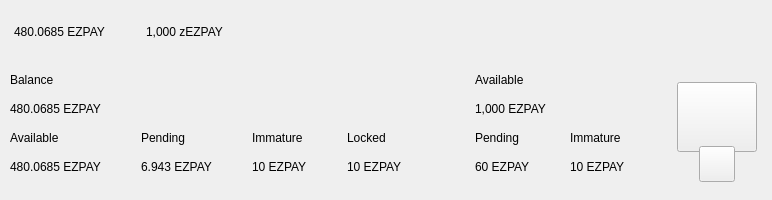
<?xml version="1.0" encoding="UTF-8"?>
<ui version="4.0">
 <class>TopBar</class>
 <widget class="QWidget" name="TopBar">
  <property name="geometry">
   <rect>
    <x>0</x>
    <y>0</y>
    <width>772</width>
    <height>200</height>
   </rect>
  </property>
  <property name="minimumSize">
   <size>
    <width>0</width>
    <height>200</height>
   </size>
  </property>
  <property name="maximumSize">
   <size>
    <width>16777215</width>
    <height>200</height>
   </size>
  </property>
  <property name="windowTitle">
   <string>Form</string>
  </property>
  <layout class="QVBoxLayout" name="verticalLayout_10" stretch="0">
   <property name="spacing">
    <number>0</number>
   </property>
   <property name="leftMargin">
    <number>0</number>
   </property>
   <property name="topMargin">
    <number>0</number>
   </property>
   <property name="rightMargin">
    <number>0</number>
   </property>
   <property name="bottomMargin">
    <number>0</number>
   </property>
   <item>
    <widget class="PFBorderImage" name="containerTop">
     <layout class="QVBoxLayout" name="verticalLayout_11">
      <property name="spacing">
       <number>0</number>
      </property>
      <property name="leftMargin">
       <number>0</number>
      </property>
      <property name="topMargin">
       <number>0</number>
      </property>
      <property name="rightMargin">
       <number>0</number>
      </property>
      <property name="bottomMargin">
       <number>0</number>
      </property>
      <item>
       <widget class="QWidget" name="top_container_2" native="true">
        <property name="minimumSize">
         <size>
          <width>0</width>
          <height>65</height>
         </size>
        </property>
        <layout class="QHBoxLayout" name="top_container">
         <property name="spacing">
          <number>0</number>
         </property>
         <property name="leftMargin">
          <number>14</number>
         </property>
         <property name="topMargin">
          <number>0</number>
         </property>
         <property name="rightMargin">
          <number>14</number>
         </property>
         <property name="bottomMargin">
          <number>0</number>
         </property>
         <item alignment="Qt::AlignVCenter">
          <widget class="QWidget" name="widgetTopAmount" native="true">
           <property name="sizePolicy">
            <sizepolicy hsizetype="Preferred" vsizetype="Maximum">
             <horstretch>0</horstretch>
             <verstretch>0</verstretch>
            </sizepolicy>
           </property>
           <layout class="QHBoxLayout" name="horizontalLayout_5">
            <property name="spacing">
             <number>0</number>
            </property>
            <property name="leftMargin">
             <number>0</number>
            </property>
            <property name="topMargin">
             <number>0</number>
            </property>
            <property name="rightMargin">
             <number>0</number>
            </property>
            <property name="bottomMargin">
             <number>0</number>
            </property>
            <item alignment="Qt::AlignTop">
             <widget class="QLabel" name="labelAmountTopPiv">
              <property name="minimumSize">
               <size>
                <width>0</width>
                <height>36</height>
               </size>
              </property>
              <property name="styleSheet">
               <string notr="true">padding:0px;margin:0px;</string>
              </property>
              <property name="text">
               <string notr="true">480.0685 EZPAY</string>
              </property>
             </widget>
            </item>
            <item>
             <spacer name="horizontalSpacer_11">
              <property name="orientation">
               <enum>Qt::Horizontal</enum>
              </property>
              <property name="sizeType">
               <enum>QSizePolicy::Fixed</enum>
              </property>
              <property name="sizeHint" stdset="0">
               <size>
                <width>20</width>
                <height>20</height>
               </size>
              </property>
             </spacer>
            </item>
            <item alignment="Qt::AlignVCenter">
             <widget class="QLabel" name="typeSpacerTop">
              <property name="minimumSize">
               <size>
                <width>1</width>
                <height>30</height>
               </size>
              </property>
              <property name="maximumSize">
               <size>
                <width>1</width>
                <height>30</height>
               </size>
              </property>
              <property name="styleSheet">
               <string notr="true">
																background-color:transparent;
																padding:0px;
																border:none;
															</string>
              </property>
              <property name="text">
               <string/>
              </property>
             </widget>
            </item>
            <item>
             <spacer name="horizontalSpacer_12">
              <property name="orientation">
               <enum>Qt::Horizontal</enum>
              </property>
              <property name="sizeType">
               <enum>QSizePolicy::Fixed</enum>
              </property>
              <property name="sizeHint" stdset="0">
               <size>
                <width>20</width>
                <height>20</height>
               </size>
              </property>
             </spacer>
            </item>
            <item alignment="Qt::AlignTop">
             <widget class="QLabel" name="labelAmountTopzPiv">
              <property name="minimumSize">
               <size>
                <width>0</width>
                <height>36</height>
               </size>
              </property>
              <property name="text">
               <string notr="true">1,000 zEZPAY</string>
              </property>
             </widget>
            </item>
           </layout>
          </widget>
         </item>
         <item>
          <spacer name="horizontalSpacer">
           <property name="orientation">
            <enum>Qt::Horizontal</enum>
           </property>
           <property name="sizeHint" stdset="0">
            <size>
             <width>40</width>
             <height>20</height>
            </size>
           </property>
          </spacer>
         </item>
         <item>
          <layout class="QHBoxLayout" name="horizontalLayout_4">
           <property name="spacing">
            <number>12</number>
           </property>
           <property name="rightMargin">
            <number>0</number>
           </property>
           <item alignment="Qt::AlignRight">
            <widget class="QWidget" name="layoutSync" native="true">
             <property name="minimumSize">
              <size>
               <width>0</width>
               <height>36</height>
              </size>
             </property>
             <property name="maximumSize">
              <size>
               <width>16777215</width>
               <height>36</height>
              </size>
             </property>
             <layout class="QVBoxLayout" name="verticalLayout_9">
              <property name="leftMargin">
               <number>0</number>
              </property>
              <property name="topMargin">
               <number>0</number>
              </property>
              <property name="rightMargin">
               <number>0</number>
              </property>
              <property name="bottomMargin">
               <number>0</number>
              </property>
              <item>
               <widget class="ExpandableButton" name="pushButtonSync" native="true">
                <property name="minimumSize">
                 <size>
                  <width>36</width>
                  <height>36</height>
                 </size>
                </property>
                <property name="maximumSize">
                 <size>
                  <width>16777215</width>
                  <height>36</height>
                 </size>
                </property>
               </widget>
              </item>
             </layout>
            </widget>
           </item>
           <item>
            <widget class="ExpandableButton" name="pushButtonHDUpgrade" native="true">
             <property name="minimumSize">
              <size>
               <width>36</width>
               <height>36</height>
              </size>
             </property>
            </widget>
           </item>
           <item>
            <widget class="ExpandableButton" name="pushButtonStack" native="true">
             <property name="minimumSize">
              <size>
               <width>36</width>
               <height>36</height>
              </size>
             </property>
            </widget>
           </item>
           <item>
            <widget class="ExpandableButton" name="pushButtonConf" native="true">
             <property name="minimumSize">
              <size>
               <width>36</width>
               <height>36</height>
              </size>
             </property>
            </widget>
           </item>
           <item>
            <widget class="ExpandableButton" name="pushButtonMasternodes" native="true">
             <property name="minimumSize">
              <size>
               <width>36</width>
               <height>36</height>
              </size>
             </property>
            </widget>
           </item>
           <item>
            <widget class="ExpandableButton" name="pushButtonConsole" native="true">
             <property name="minimumSize">
              <size>
               <width>36</width>
               <height>36</height>
              </size>
             </property>
            </widget>
           </item>
           <item>
            <widget class="ExpandableButton" name="pushButtonConnection" native="true">
             <property name="minimumSize">
              <size>
               <width>36</width>
               <height>36</height>
              </size>
             </property>
            </widget>
           </item>
           <item>
            <widget class="ExpandableButton" name="pushButtonTor" native="true">
             <property name="minimumSize">
              <size>
               <width>36</width>
               <height>36</height>
              </size>
             </property>
            </widget>
           </item>
           <item>
            <widget class="ExpandableButton" name="pushButtonLock" native="true">
             <property name="sizePolicy">
              <sizepolicy hsizetype="Expanding" vsizetype="Expanding">
               <horstretch>0</horstretch>
               <verstretch>0</verstretch>
              </sizepolicy>
             </property>
             <property name="minimumSize">
              <size>
               <width>36</width>
               <height>0</height>
              </size>
             </property>
            </widget>
           </item>
           <item>
            <widget class="ExpandableButton" name="pushButtonInfo" native="true">
             <property name="minimumSize">
              <size>
               <width>36</width>
               <height>36</height>
              </size>
             </property>
            </widget>
           </item>
          </layout>
         </item>
        </layout>
       </widget>
      </item>
      <item>
       <widget class="QWidget" name="bottom_container" native="true">
        <property name="minimumSize">
         <size>
          <width>0</width>
          <height>135</height>
         </size>
        </property>
        <layout class="QHBoxLayout" name="botton_container">
         <property name="leftMargin">
          <number>10</number>
         </property>
         <property name="topMargin">
          <number>0</number>
         </property>
         <property name="rightMargin">
          <number>10</number>
         </property>
         <property name="bottomMargin">
          <number>10</number>
         </property>
         <item>
          <layout class="QHBoxLayout" name="horizontalLayout_3">
           <property name="bottomMargin">
            <number>9</number>
           </property>
           <item>
            <layout class="QVBoxLayout" name="verticalLayout_7">
             <property name="spacing">
              <number>0</number>
             </property>
             <property name="leftMargin">
              <number>0</number>
             </property>
             <property name="rightMargin">
              <number>30</number>
             </property>
             <item>
              <layout class="QHBoxLayout" name="horizontalLayout_2">
               <property name="spacing">
                <number>0</number>
               </property>
               <item>
                <layout class="QVBoxLayout" name="verticalLayout_14">
                 <item>
                  <widget class="QLabel" name="labelTitle6">
                   <property name="text">
                    <string>Balance</string>
                   </property>
                  </widget>
                 </item>
                 <item>
                  <widget class="QLabel" name="labelTotalPiv">
                   <property name="text">
                    <string notr="true">480.0685 EZPAY</string>
                   </property>
                  </widget>
                 </item>
                </layout>
               </item>
              </layout>
             </item>
             <item>
              <layout class="QHBoxLayout" name="horizontalLayout_6">
               <property name="spacing">
                <number>0</number>
               </property>
               <item>
                <layout class="QVBoxLayout" name="verticalLayout_2">
                 <item>
                  <widget class="QLabel" name="labelTitle1">
                   <property name="text">
                    <string>Available</string>
                   </property>
                  </widget>
                 </item>
                 <item>
                  <widget class="QLabel" name="labelLockedPiv">
                   <property name="text">
                    <string notr="true">480.0685 EZPAY</string>
                   </property>
                  </widget>
                 </item>
                </layout>
               </item>
               <item>
                <spacer name="horizontalSpacer_7">
                 <property name="orientation">
                  <enum>Qt::Horizontal</enum>
                 </property>
                 <property name="sizeType">
                  <enum>QSizePolicy::Fixed</enum>
                 </property>
                 <property name="sizeHint" stdset="0">
                  <size>
                   <width>40</width>
                   <height>20</height>
                  </size>
                 </property>
                </spacer>
               </item>
               <item>
                <layout class="QVBoxLayout" name="verticalLayout_3">
                 <item>
                  <widget class="QLabel" name="labelTitle3">
                   <property name="text">
                    <string>Pending</string>
                   </property>
                  </widget>
                 </item>
                 <item>
                  <widget class="QLabel" name="labelPendingPiv">
                   <property name="text">
                    <string notr="true">6.943 EZPAY</string>
                   </property>
                  </widget>
                 </item>
                </layout>
               </item>
               <item>
                <spacer name="horizontalSpacer_3">
                 <property name="orientation">
                  <enum>Qt::Horizontal</enum>
                 </property>
                 <property name="sizeType">
                  <enum>QSizePolicy::Fixed</enum>
                 </property>
                 <property name="sizeHint" stdset="0">
                  <size>
                   <width>40</width>
                   <height>20</height>
                  </size>
                 </property>
                </spacer>
               </item>
               <item>
                <layout class="QVBoxLayout" name="verticalLayout_4">
                 <item>
                  <widget class="QLabel" name="labelTitle4">
                   <property name="text">
                    <string>Immature</string>
                   </property>
                  </widget>
                 </item>
                 <item>
                  <widget class="QLabel" name="labelImmaturePiv">
                   <property name="text">
                    <string notr="true">10 EZPAY</string>
                   </property>
                  </widget>
                 </item>
                </layout>
               </item>
               <item>
                <spacer name="horizontalSpacer_6">
                 <property name="orientation">
                  <enum>Qt::Horizontal</enum>
                 </property>
                 <property name="sizeType">
                  <enum>QSizePolicy::Fixed</enum>
                 </property>
                 <property name="sizeHint" stdset="0">
                  <size>
                   <width>40</width>
                   <height>20</height>
                  </size>
                 </property>
                </spacer>
               </item>
               <item>
                <layout class="QVBoxLayout" name="verticalLayout_13">
                 <item>
                  <widget class="QLabel" name="labelTitle5">
                   <property name="text">
                    <string>Locked</string>
                   </property>
                  </widget>
                 </item>
                 <item>
                  <widget class="QLabel" name="labelAmountPiv">
                   <property name="text">
                    <string notr="true">10 EZPAY</string>
                   </property>
                  </widget>
                 </item>
                </layout>
               </item>
              </layout>
             </item>
            </layout>
           </item>
           <item>
            <widget class="QLabel" name="typeSpacerExpanded">
             <property name="minimumSize">
              <size>
               <width>1</width>
               <height>100</height>
              </size>
             </property>
             <property name="maximumSize">
              <size>
               <width>1</width>
               <height>16777215</height>
              </size>
             </property>
             <property name="styleSheet">
              <string notr="true">
															background-color:transparent;
															padding:0px;
															border:none;
														</string>
             </property>
             <property name="text">
              <string/>
             </property>
            </widget>
           </item>
           <item>
            <widget class="QWidget" name="zerocoinBalances" native="true">
             <layout class="QVBoxLayout" name="verticalLayout_8">
              <property name="spacing">
               <number>0</number>
              </property>
              <property name="leftMargin">
               <number>30</number>
              </property>
              <property name="topMargin">
               <number>0</number>
              </property>
              <property name="rightMargin">
               <number>0</number>
              </property>
              <property name="bottomMargin">
               <number>0</number>
              </property>
              <item>
               <layout class="QVBoxLayout" name="verticalLayout">
                <item>
                 <widget class="QLabel" name="labelTitleAvailablezPiv">
                  <property name="text">
                   <string>Available</string>
                  </property>
                 </widget>
                </item>
                <item>
                 <widget class="QLabel" name="labelAvailablezPiv">
                  <property name="text">
                   <string notr="true">1,000 EZPAY</string>
                  </property>
                 </widget>
                </item>
               </layout>
              </item>
              <item>
               <layout class="QHBoxLayout" name="horizontalLayout">
                <property name="spacing">
                 <number>0</number>
                </property>
                <item>
                 <layout class="QVBoxLayout" name="verticalLayout_5">
                  <item>
                   <widget class="QLabel" name="labelTitlePendingzPiv">
                    <property name="text">
                     <string>Pending</string>
                    </property>
                   </widget>
                  </item>
                  <item>
                   <widget class="QLabel" name="labelPendingzPiv">
                    <property name="text">
                     <string notr="true">60 EZPAY</string>
                    </property>
                   </widget>
                  </item>
                 </layout>
                </item>
                <item>
                 <spacer name="horizontalSpacer_4">
                  <property name="orientation">
                   <enum>Qt::Horizontal</enum>
                  </property>
                  <property name="sizeType">
                   <enum>QSizePolicy::Fixed</enum>
                  </property>
                  <property name="sizeHint" stdset="0">
                   <size>
                    <width>40</width>
                    <height>20</height>
                   </size>
                  </property>
                 </spacer>
                </item>
                <item>
                 <layout class="QVBoxLayout" name="verticalLayout_6">
                  <item>
                   <widget class="QLabel" name="labelTitleImmaturezPiv">
                    <property name="text">
                     <string>Immature</string>
                    </property>
                   </widget>
                  </item>
                  <item>
                   <widget class="QLabel" name="labelImmaturezPiv">
                    <property name="text">
                     <string notr="true">10 EZPAY</string>
                    </property>
                   </widget>
                  </item>
                 </layout>
                </item>
               </layout>
              </item>
             </layout>
            </widget>
           </item>
          </layout>
         </item>
         <item>
          <spacer name="horizontalSpacer_2">
           <property name="orientation">
            <enum>Qt::Horizontal</enum>
           </property>
           <property name="sizeHint" stdset="0">
            <size>
             <width>40</width>
             <height>20</height>
            </size>
           </property>
          </spacer>
         </item>
         <item alignment="Qt::AlignHCenter|Qt::AlignVCenter">
          <widget class="QWidget" name="qrContainer" native="true">
           <property name="sizePolicy">
            <sizepolicy hsizetype="Preferred" vsizetype="Minimum">
             <horstretch>0</horstretch>
             <verstretch>0</verstretch>
            </sizepolicy>
           </property>
           <property name="minimumSize">
            <size>
             <width>90</width>
             <height>110</height>
            </size>
           </property>
           <property name="maximumSize">
            <size>
             <width>90</width>
             <height>110</height>
            </size>
           </property>
           <layout class="QVBoxLayout" name="containerQR">
            <property name="spacing">
             <number>0</number>
            </property>
            <property name="leftMargin">
             <number>5</number>
            </property>
            <property name="topMargin">
             <number>10</number>
            </property>
            <property name="rightMargin">
             <number>5</number>
            </property>
            <property name="bottomMargin">
             <number>0</number>
            </property>
            <item>
             <widget class="QPushButton" name="btnQr">
              <property name="minimumSize">
               <size>
                <width>70</width>
                <height>70</height>
               </size>
              </property>
              <property name="maximumSize">
               <size>
                <width>16777215</width>
                <height>70</height>
               </size>
              </property>
              <property name="focusPolicy">
               <enum>Qt::NoFocus</enum>
              </property>
              <property name="text">
               <string/>
              </property>
              <property name="iconSize">
               <size>
                <width>70</width>
                <height>70</height>
               </size>
              </property>
             </widget>
            </item>
            <item>
             <spacer name="verticalSpacer">
              <property name="orientation">
               <enum>Qt::Vertical</enum>
              </property>
              <property name="sizeType">
               <enum>QSizePolicy::Fixed</enum>
              </property>
              <property name="sizeHint" stdset="0">
               <size>
                <width>20</width>
                <height>20</height>
               </size>
              </property>
             </spacer>
            </item>
            <item alignment="Qt::AlignHCenter|Qt::AlignBottom">
             <widget class="QPushButton" name="pushButtonQR">
              <property name="minimumSize">
               <size>
                <width>36</width>
                <height>36</height>
               </size>
              </property>
              <property name="maximumSize">
               <size>
                <width>36</width>
                <height>36</height>
               </size>
              </property>
              <property name="focusPolicy">
               <enum>Qt::NoFocus</enum>
              </property>
              <property name="text">
               <string/>
              </property>
             </widget>
            </item>
           </layout>
          </widget>
         </item>
        </layout>
       </widget>
      </item>
     </layout>
    </widget>
   </item>
  </layout>
 </widget>
 <customwidgets>
  <customwidget>
   <class>ExpandableButton</class>
   <extends>QWidget</extends>
   <header>qt/pivx/expandablebutton.h</header>
   <container>1</container>
  </customwidget>
  <customwidget>
   <class>PFBorderImage</class>
   <extends>QFrame</extends>
   <header>qt/pivx/pfborderimage.h</header>
   <container>1</container>
  </customwidget>
 </customwidgets>
 <resources/>
 <connections/>
</ui>
